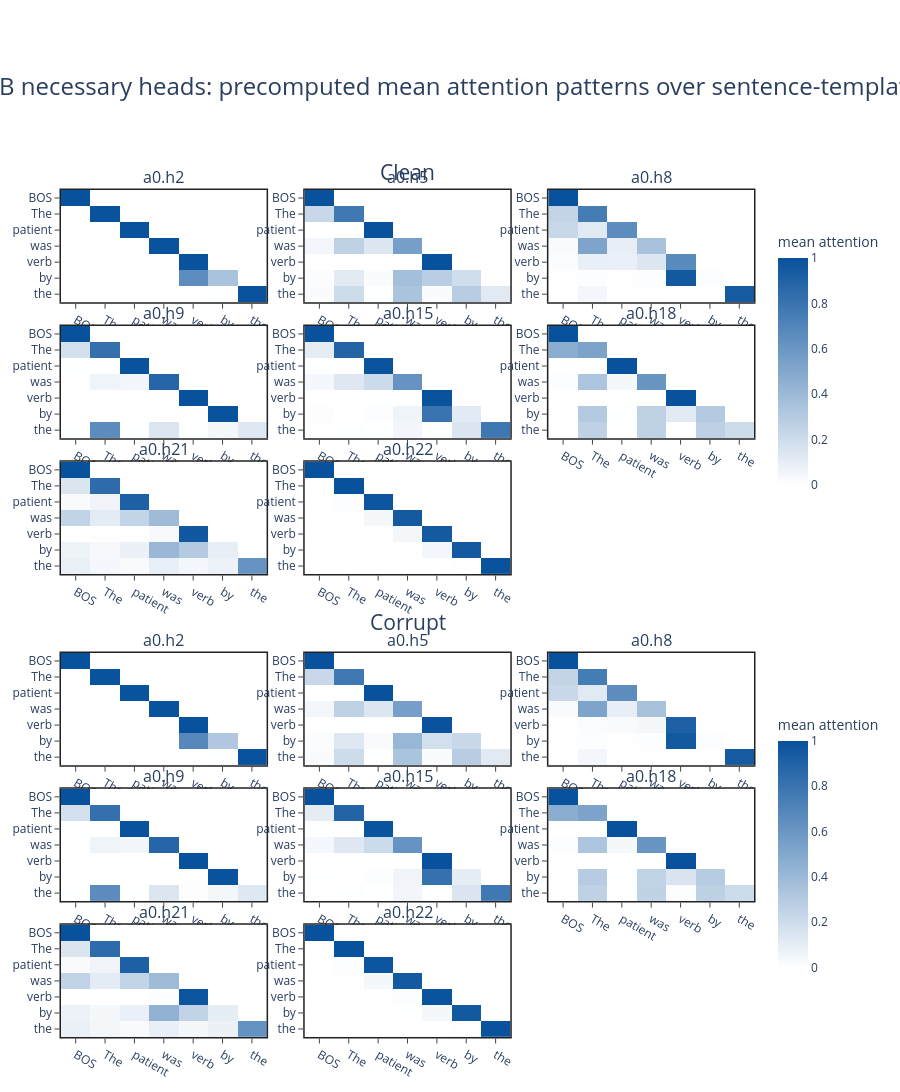

Notebook source saved alongside this figure:
### Markdown cell above
## Attention Pattern Analysis For Necessary Heads

Load precomputed attention patterns for necessary heads. This notebook does not run the model for this section; generate or refresh the CSV on a GPU with `sbatch jobs/job.sh`. Rows are query positions and columns are key positions in the sentence template `The [patient] was [verb p.p] by the `.

### Code cell
SENTENCE_POSITION_ORDER = ["BOS", "The", "patient", "was", "verb", "by", "the"]
MODEL_DISPLAY_NAME = {
    "gpt2": "GPT-2",
    "meta-llama_Llama-3.2-3B": "Llama-3.2-3B",
    "Qwen_Qwen3-4B": "Qwen3-4B",
    "google_gemma-3-4b-pt": "Gemma-3-4B-PT",
}.get(MODEL_SLUG, MODEL_SLUG)


def latest_attention_pattern_file(model_slug: str = MODEL_SLUG):
    candidates = sorted(
        [*RESULTS_ROOT.glob("necessary_attention_patterns_*"), *RESULTS_ROOT.glob("necessary_circuit_diagnostics_*")],
        key=lambda path: path.stat().st_mtime,
    )
    for directory in reversed(candidates):
        attention_path = directory / "attention_pattern_summary.csv"
        if not attention_path.exists():
            continue
        try:
            slugs = set(pd.read_csv(attention_path, usecols=["model_slug"])["model_slug"].dropna().astype(str).unique())
        except Exception:
            continue
        if model_slug in slugs:
            return attention_path
    return None


attention_pattern_path = latest_attention_pattern_file()
if attention_pattern_path is None:
    attention_pattern_summary = pd.DataFrame()
    display(Markdown(
        "No precomputed attention-pattern CSV found for this model. Run "
        "`sbatch jobs/job.sh` from the repository root, then rerun this cell."
    ))
else:
    attention_pattern_summary = filter_slot(pd.read_csv(attention_pattern_path))
    necessary_heads = sorted(
        component_summary.loc[component_summary["component_type"] == "attn", "component"].dropna().astype(str).unique().tolist(),
        key=component_sort_key,
    )
    available_heads = [
        head for head in necessary_heads
        if head in set(attention_pattern_summary["component"].dropna().astype(str))
    ]
    if attention_pattern_summary.empty or not available_heads:
        display(Markdown(
            f"`{attention_pattern_path}` exists, but it has no rows for the selected slot "
            f"`{MODEL_SLUG}` / seed `{SEED}` / budget `{slot_row['selected_budget']}`. "
            "Regenerate it with `sbatch jobs/job.sh`."
        ))
    else:
        display(pd.DataFrame([{
            "attention_pattern_path": str(attention_pattern_path),
            "rows": len(attention_pattern_summary),
            "heads": len(available_heads),
        }]))

        heads_per_condition_row = 3
        condition_blocks = [
            ("clean", "Clean", "coloraxis"),
            ("corrupt", "Corrupt", "coloraxis2"),
        ]
        head_rows = int(np.ceil(len(available_heads) / heads_per_condition_row))
        spacer_rows = 1
        total_rows = head_rows * len(condition_blocks) + spacer_rows
        total_cols = heads_per_condition_row
        spacer_row = head_rows + 1
        row_heights = [1.0] * head_rows + [0.28] + [1.0] * head_rows

        subplot_titles = []
        for block_index, (_condition, _label, _coloraxis) in enumerate(condition_blocks):
            if block_index == 1:
                subplot_titles.extend([""] * heads_per_condition_row)
            for row_index in range(head_rows):
                row_heads = available_heads[
                    row_index * heads_per_condition_row : (row_index + 1) * heads_per_condition_row
                ]
                subplot_titles.extend([*row_heads, *([""] * (heads_per_condition_row - len(row_heads)))])

        pattern_fig = make_subplots(
            rows=total_rows,
            cols=total_cols,
            subplot_titles=subplot_titles,
            row_heights=row_heights,
            horizontal_spacing=0.055,
            vertical_spacing=0.028,
        )

        for head_index, component in enumerate(available_heads):
            head_row_index = head_index // heads_per_condition_row + 1
            col_index = head_index % heads_per_condition_row + 1
            for block_index, (condition, condition_label, coloraxis_name) in enumerate(condition_blocks):
                row_index = head_row_index if block_index == 0 else spacer_row + head_row_index
                matrix = (
                    attention_pattern_summary[
                        (attention_pattern_summary["component"].astype(str) == component)
                        & (attention_pattern_summary["condition"].astype(str) == condition)
                    ]
                    .pivot(index="query_token", columns="key_token", values="attention_mass_mean")
                    .reindex(index=SENTENCE_POSITION_ORDER, columns=SENTENCE_POSITION_ORDER)
                )
                pattern_fig.add_trace(
                    go.Heatmap(
                        z=matrix.to_numpy(),
                        x=matrix.columns.tolist(),
                        y=matrix.index.tolist(),
                        coloraxis=coloraxis_name,
                        hovertemplate=(
                            "condition=" + condition_label + "<br>"
                            "head=" + component + "<br>"
                            "query=%{y}<br>key=%{x}<br>attention=%{z:.4f}<extra></extra>"
                        ),
                    ),
                    row=row_index,
                    col=col_index,
                )
                pattern_fig.update_xaxes(
                    categoryorder="array",
                    categoryarray=SENTENCE_POSITION_ORDER,
                    showline=True,
                    mirror=True,
                    linewidth=1.5,
                    linecolor="#222222",
                    ticks="outside",
                    row=row_index,
                    col=col_index,
                )
                pattern_fig.update_yaxes(
                    categoryorder="array",
                    categoryarray=SENTENCE_POSITION_ORDER,
                    autorange="reversed",
                    showline=True,
                    mirror=True,
                    linewidth=1.5,
                    linecolor="#222222",
                    ticks="outside",
                    row=row_index,
                    col=col_index,
                )

        pattern_height = max(260 * (head_rows * len(condition_blocks)) + 300, 1180)
        pattern_fig.update_layout(
            title=dict(
                text=f"{MODEL_DISPLAY_NAME} necessary heads: precomputed mean attention patterns over sentence-template tokens",
                x=0.5,
                xanchor="center",
                font=dict(size=24),
            ),
            coloraxis=dict(
                colorscale=WHITE_BLUE_SCALE,
                cmin=0.0,
                cmax=1.0,
                colorbar=dict(title="mean attention", x=1.02, y=0.80, len=0.32),
            ),
            coloraxis2=dict(
                colorscale=WHITE_BLUE_SCALE,
                cmin=0.0,
                cmax=1.0,
                colorbar=dict(title="mean attention", x=1.02, y=0.23, len=0.32),
            ),
            height=pattern_height,
            margin=dict(l=55, r=110, t=190, b=45),
        )
        pattern_fig.add_annotation(
            text="Clean",
            x=0.5,
            y=1.04,
            xref="paper",
            yref="paper",
            showarrow=False,
            font=dict(size=21),
        )
        pattern_fig.add_annotation(
            text="Corrupt",
            x=0.5,
            y=0.49,
            xref="paper",
            yref="paper",
            showarrow=False,
            font=dict(size=21),
        )
        display(pattern_fig)
        display(attention_pattern_summary)

# Preserve the model-specific name used elsewhere during ad hoc notebook work.
globals()[f"{MODEL_SLUG.split('/')[-1].replace('-', '_').replace('.', '_')}_attention_pattern_summary"] = attention_pattern_summary

### Figure 1 — Plotly figure (JSON) as saved in the notebook; plotly's stock layout.template omitted (floating-point values rounded to 4 significant figures)
{"data": [{"coloraxis": "coloraxis", "hovertemplate": "condition=Clean<br>head=a0.h2<br>query=%{y}<br>key=%{x}<br>attention=%{z:.4f}<extra></extra>", "type": "heatmap", "x": ["BOS", "The", "patient", "was", "verb", "by", "the"], "xaxis": "x", "y": ["BOS", "The", "patient", "was", "verb", "by", "the"], "yaxis": "y", "z": [[1.0, 0.0, 0.0, 0.0, 0.0, 0.0, 0.0], [0.004497, 0.9955, 0.0, 0.0, 0.0, 0.0, 0.0], [0.0001853, 0.004777, 0.995, 0.0, 0.0, 0.0, 0.0], [1.893e-10, 3.464e-06, 0.00552, 0.9945, 0.0, 0.0, 0.0], [1.501e-08, 3.016e-07, 0.0001125, 0.003205, 0.9967, 0.0, 0.0], [1.682e-07, 6.175e-07, 5.008e-05, 0.0005808, 0.6552, 0.3442, 0.0], [1.308e-09, 1.551e-10, 2.717e-12, 7.242e-10, 1.584e-06, 0.006927, 0.9931]]}, {"coloraxis": "coloraxis2", "hovertemplate": "condition=Corrupt<br>head=a0.h2<br>query=%{y}<br>key=%{x}<br>attention=%{z:.4f}<extra></extra>", "type": "heatmap", "x": ["BOS", "The", "patient", "was", "verb", "by", "the"], "xaxis": "x13", "y": ["BOS", "The", "patient", "was", "verb", "by", "the"], "yaxis": "y13", "z": [[1.0, 0.0, 0.0, 0.0, 0.0, 0.0, 0.0], [0.004497, 0.9955, 0.0, 0.0, 0.0, 0.0, 0.0], [0.0001853, 0.004777, 0.995, 0.0, 0.0, 0.0, 0.0], [1.893e-10, 3.464e-06, 0.00552, 0.9945, 0.0, 0.0, 0.0], [5.226e-09, 5.499e-08, 3.173e-05, 0.0009955, 0.999, 0.0, 0.0], [1.538e-07, 5.647e-07, 4.248e-05, 0.0005311, 0.6847, 0.3147, 0.0], [1.308e-09, 1.551e-10, 2.717e-12, 7.242e-10, 6.647e-07, 0.006927, 0.9931]]}, {"coloraxis": "coloraxis", "hovertemplate": "condition=Clean<br>head=a0.h5<br>query=%{y}<br>key=%{x}<br>attention=%{z:.4f}<extra></extra>", "type": "heatmap", "x": ["BOS", "The", "patient", "was", "verb", "by", "the"], "xaxis": "x2", "y": ["BOS", "The", "patient", "was", "verb", "by", "the"], "yaxis": "y2", "z": [[1.0, 0.0, 0.0, 0.0, 0.0, 0.0, 0.0], [0.2221, 0.7779, 0.0, 0.0, 0.0, 0.0, 0.0], [0.001082, 0.0005829, 0.9983, 0.0, 0.0, 0.0, 0.0], [0.05012, 0.2602, 0.1406, 0.5491, 0.0, 0.0, 0.0], [1.748e-05, 0.0004187, 0.0004054, 0.0004256, 0.9987, 0.0, 0.0], [0.01648, 0.1179, 0.02426, 0.3674, 0.2808, 0.1932, 0.0], [0.02015, 0.2017, 0.006093, 0.3409, 0.02316, 0.2876, 0.1204]]}, {"coloraxis": "coloraxis2", "hovertemplate": "condition=Corrupt<br>head=a0.h5<br>query=%{y}<br>key=%{x}<br>attention=%{z:.4f}<extra></extra>", "type": "heatmap", "x": ["BOS", "The", "patient", "was", "verb", "by", "the"], "xaxis": "x14", "y": ["BOS", "The", "patient", "was", "verb", "by", "the"], "yaxis": "y14", "z": [[1.0, 0.0, 0.0, 0.0, 0.0, 0.0, 0.0], [0.2221, 0.7779, 0.0, 0.0, 0.0, 0.0, 0.0], [0.001082, 0.0005829, 0.9983, 0.0, 0.0, 0.0, 0.0], [0.05012, 0.2602, 0.1406, 0.5491, 0.0, 0.0, 0.0], [5.536e-05, 0.002503, 0.001024, 0.004216, 0.9922, 0.0, 0.0], [0.01871, 0.1338, 0.02721, 0.4169, 0.1842, 0.2193, 0.0], [0.0202, 0.2023, 0.006127, 0.3418, 0.02048, 0.2884, 0.1208]]}, {"coloraxis": "coloraxis", "hovertemplate": "condition=Clean<br>head=a0.h8<br>query=%{y}<br>key=%{x}<br>attention=%{z:.4f}<extra></extra>", "type": "heatmap", "x": ["BOS", "The", "patient", "was", "verb", "by", "the"], "xaxis": "x3", "y": ["BOS", "The", "patient", "was", "verb", "by", "the"], "yaxis": "y3", "z": [[1.0, 0.0, 0.0, 0.0, 0.0, 0.0, 0.0], [0.2447, 0.7553, 0.0, 0.0, 0.0, 0.0, 0.0], [0.2232, 0.1203, 0.6565, 0.0, 0.0, 0.0, 0.0], [0.02656, 0.524, 0.09668, 0.3527, 0.0, 0.0, 0.0], [0.01458, 0.09346, 0.08391, 0.1387, 0.6693, 0.0, 0.0], [0.002923, 0.01027, 0.005444, 0.01253, 0.9565, 0.01235, 0.0], [0.0002883, 0.05039, 0.0006599, 0.003448, 0.0005096, 0.001547, 0.9432]]}, {"coloraxis": "coloraxis2", "hovertemplate": "condition=Corrupt<br>head=a0.h8<br>query=%{y}<br>key=%{x}<br>attention=%{z:.4f}<extra></extra>", "type": "heatmap", "x": ["BOS", "The", "patient", "was", "verb", "by", "the"], "xaxis": "x15", "y": ["BOS", "The", "patient", "was", "verb", "by", "the"], "yaxis": "y15", "z": [[1.0, 0.0, 0.0, 0.0, 0.0, 0.0, 0.0], [0.2447, 0.7553, 0.0, 0.0, 0.0, 0.0, 0.0], [0.2232, 0.1203, 0.6565, 0.0, 0.0, 0.0, 0.0], [0.02656, 0.524, 0.09668, 0.3527, 0.0, 0.0, 0.0], [0.00304, 0.01737, 0.02741, 0.04125, 0.9109, 0.0, 0.0], [0.00301, 0.01058, 0.005615, 0.0129, 0.9552, 0.01272, 0.0], [0.0002883, 0.05039, 0.00066, 0.003448, 0.0005739, 0.001546, 0.9431]]}, {"coloraxis": "coloraxis", "hovertemplate": "condition=Clean<br>head=a0.h9<br>query=%{y}<br>key=%{x}<br>attention=%{z:.4f}<extra></extra>", "type": "heatmap", "x": ["BOS", "The", "patient", "was", "verb", "by", "the"], "xaxis": "x4", "y": ["BOS", "The", "patient", "was", "verb", "by", "the"], "yaxis": "y4", "z": [[1.0, 0.0, 0.0, 0.0, 0.0, 0.0, 0.0], [0.1797, 0.8203, 0.0, 0.0, 0.0, 0.0, 0.0], [0.002224, 0.0007778, 0.997, 0.0, 0.0, 0.0, 0.0], [0.001569, 0.06586, 0.05324, 0.8793, 0.0, 0.0, 0.0], [3.671e-06, 5.381e-05, 0.0004149, 0.0005618, 0.999, 0.0, 0.0], [8.811e-07, 1.715e-05, 6.395e-06, 0.0001925, 0.003277, 0.9965, 0.0], [0.002715, 0.6634, 0.00268, 0.142, 0.007935, 0.04774, 0.1335]]}, {"coloraxis": "coloraxis2", "hovertemplate": "condition=Corrupt<br>head=a0.h9<br>query=%{y}<br>key=%{x}<br>attention=%{z:.4f}<extra></extra>", "type": "heatmap", "x": ["BOS", "The", "patient", "was", "verb", "by", "the"], "xaxis": "x16", "y": ["BOS", "The", "patient", "was", "verb", "by", "the"], "yaxis": "y16", "z": [[1.0, 0.0, 0.0, 0.0, 0.0, 0.0, 0.0], [0.1797, 0.8203, 0.0, 0.0, 0.0, 0.0, 0.0], [0.002224, 0.0007778, 0.997, 0.0, 0.0, 0.0, 0.0], [0.001569, 0.06586, 0.05324, 0.8793, 0.0, 0.0, 0.0], [1.832e-06, 5.093e-05, 0.0003828, 0.000475, 0.9991, 0.0, 0.0], [8.792e-07, 1.712e-05, 6.37e-06, 0.0001921, 0.005441, 0.9943, 0.0], [0.002714, 0.663, 0.002678, 0.1419, 0.008627, 0.04771, 0.1334]]}, {"coloraxis": "coloraxis", "hovertemplate": "condition=Clean<br>head=a0.h15<br>query=%{y}<br>key=%{x}<br>attention=%{z:.4f}<extra></extra>", "type": "heatmap", "x": ["BOS", "The", "patient", "was", "verb", "by", "the"], "xaxis": "x5", "y": ["BOS", "The", "patient", "was", "verb", "by", "the"], "yaxis": "y5", "z": [[1.0, 0.0, 0.0, 0.0, 0.0, 0.0, 0.0], [0.1079, 0.8921, 0.0, 0.0, 0.0, 0.0, 0.0], [0.00768, 0.001739, 0.9906, 0.0, 0.0, 0.0, 0.0], [0.04366, 0.1309, 0.2067, 0.6187, 0.0, 0.0, 0.0], [0.0001592, 0.000415, 0.002728, 0.0006341, 0.9961, 0.0, 0.0], [0.00918, 0.0007539, 0.01267, 0.06298, 0.7977, 0.1167, 0.0], [0.004912, 0.008101, 0.002399, 0.05095, 0.007168, 0.1474, 0.7791]]}, {"coloraxis": "coloraxis2", "hovertemplate": "condition=Corrupt<br>head=a0.h15<br>query=%{y}<br>key=%{x}<br>attention=%{z:.4f}<extra></extra>", "type": "heatmap", "x": ["BOS", "The", "patient", "was", "verb", "by", "the"], "xaxis": "x17", "y": ["BOS", "The", "patient", "was", "verb", "by", "the"], "yaxis": "y17", "z": [[1.0, 0.0, 0.0, 0.0, 0.0, 0.0, 0.0], [0.1079, 0.8921, 0.0, 0.0, 0.0, 0.0, 0.0], [0.00768, 0.001739, 0.9906, 0.0, 0.0, 0.0, 0.0], [0.04366, 0.1309, 0.2067, 0.6187, 0.0, 0.0, 0.0], [4.759e-05, 5.024e-05, 0.001094, 0.0002741, 0.9985, 0.0, 0.0], [0.008162, 0.0006704, 0.01435, 0.056, 0.8171, 0.1037, 0.0], [0.00491, 0.008097, 0.002398, 0.05093, 0.007632, 0.1473, 0.7787]]}, {"coloraxis": "coloraxis", "hovertemplate": "condition=Clean<br>head=a0.h18<br>query=%{y}<br>key=%{x}<br>attention=%{z:.4f}<extra></extra>", "type": "heatmap", "x": ["BOS", "The", "patient", "was", "verb", "by", "the"], "xaxis": "x6", "y": ["BOS", "The", "patient", "was", "verb", "by", "the"], "yaxis": "y6", "z": [[1.0, 0.0, 0.0, 0.0, 0.0, 0.0, 0.0], [0.472, 0.528, 0.0, 0.0, 0.0, 0.0, 0.0], [0.001083, 0.0009016, 0.998, 0.0, 0.0, 0.0, 0.0], [0.0141, 0.3373, 0.04154, 0.607, 0.0, 0.0, 0.0], [7.944e-06, 0.0008616, 0.0002051, 0.0007497, 0.9982, 0.0, 0.0], [0.004658, 0.3018, 0.007218, 0.261, 0.1201, 0.3052, 0.0], [0.003714, 0.2617, 0.001325, 0.2592, 0.003871, 0.2673, 0.2028]]}, {"coloraxis": "coloraxis2", "hovertemplate": "condition=Corrupt<br>head=a0.h18<br>query=%{y}<br>key=%{x}<br>attention=%{z:.4f}<extra></extra>", "type": "heatmap", "x": ["BOS", "The", "patient", "was", "verb", "by", "the"], "xaxis": "x18", "y": ["BOS", "The", "patient", "was", "verb", "by", "the"], "yaxis": "y18", "z": [[1.0, 0.0, 0.0, 0.0, 0.0, 0.0, 0.0], [0.472, 0.528, 0.0, 0.0, 0.0, 0.0, 0.0], [0.001083, 0.0009016, 0.998, 0.0, 0.0, 0.0, 0.0], [0.0141, 0.3373, 0.04154, 0.607, 0.0, 0.0, 0.0], [2.643e-06, 0.001063, 0.0002319, 0.0009726, 0.9977, 0.0, 0.0], [0.004485, 0.2906, 0.006844, 0.2513, 0.1529, 0.2939, 0.0], [0.003688, 0.2599, 0.00132, 0.2574, 0.01094, 0.2654, 0.2014]]}, {"coloraxis": "coloraxis", "hovertemplate": "condition=Clean<br>head=a0.h21<br>query=%{y}<br>key=%{x}<br>attention=%{z:.4f}<extra></extra>", "type": "heatmap", "x": ["BOS", "The", "patient", "was", "verb", "by", "the"], "xaxis": "x7", "y": ["BOS", "The", "patient", "was", "verb", "by", "the"], "yaxis": "y7", "z": [[1.0, 0.0, 0.0, 0.0, 0.0, 0.0, 0.0], [0.1504, 0.8496, 0.0, 0.0, 0.0, 0.0, 0.0], [0.02651, 0.06142, 0.9121, 0.0, 0.0, 0.0, 0.0], [0.251, 0.1131, 0.2463, 0.3896, 0.0, 0.0, 0.0], [0.0008715, 0.00318, 0.004832, 0.03265, 0.9585, 0.0, 0.0], [0.0681, 0.0383, 0.07786, 0.4107, 0.3069, 0.09816, 0.0], [0.08732, 0.0451, 0.02874, 0.09359, 0.04955, 0.07685, 0.6189]]}, {"coloraxis": "coloraxis2", "hovertemplate": "condition=Corrupt<br>head=a0.h21<br>query=%{y}<br>key=%{x}<br>attention=%{z:.4f}<extra></extra>", "type": "heatmap", "x": ["BOS", "The", "patient", "was", "verb", "by", "the"], "xaxis": "x19", "y": ["BOS", "The", "patient", "was", "verb", "by", "the"], "yaxis": "y19", "z": [[1.0, 0.0, 0.0, 0.0, 0.0, 0.0, 0.0], [0.1504, 0.8496, 0.0, 0.0, 0.0, 0.0, 0.0], [0.02651, 0.06142, 0.9121, 0.0, 0.0, 0.0, 0.0], [0.251, 0.1131, 0.2463, 0.3896, 0.0, 0.0, 0.0], [0.000311, 0.0003014, 0.00186, 0.01252, 0.985, 0.0, 0.0], [0.0734, 0.04128, 0.0843, 0.4427, 0.2525, 0.1058, 0.0], [0.08829, 0.0456, 0.02919, 0.09462, 0.03891, 0.0777, 0.6257]]}, {"coloraxis": "coloraxis", "hovertemplate": "condition=Clean<br>head=a0.h22<br>query=%{y}<br>key=%{x}<br>attention=%{z:.4f}<extra></extra>", "type": "heatmap", "x": ["BOS", "The", "patient", "was", "verb", "by", "the"], "xaxis": "x8", "y": ["BOS", "The", "patient", "was", "verb", "by", "the"], "yaxis": "y8", "z": [[1.0, 0.0, 0.0, 0.0, 0.0, 0.0, 0.0], [0.001312, 0.9987, 0.0, 0.0, 0.0, 0.0, 0.0], [0.0006847, 0.01412, 0.9852, 0.0, 0.0, 0.0, 0.0], [0.001901, 0.005681, 0.0429, 0.9495, 0.0, 0.0, 0.0], [0.0001916, 0.0008869, 0.001856, 0.04713, 0.9499, 0.0, 0.0], [7.861e-05, 0.0001928, 0.0002503, 0.002007, 0.04981, 0.9477, 0.0], [0.0001143, 0.000175, 9.115e-06, 9.692e-05, 0.0001369, 0.005497, 0.994]]}, {"coloraxis": "coloraxis2", "hovertemplate": "condition=Corrupt<br>head=a0.h22<br>query=%{y}<br>key=%{x}<br>attention=%{z:.4f}<extra></extra>", "type": "heatmap", "x": ["BOS", "The", "patient", "was", "verb", "by", "the"], "xaxis": "x20", "y": ["BOS", "The", "patient", "was", "verb", "by", "the"], "yaxis": "y20", "z": [[1.0, 0.0, 0.0, 0.0, 0.0, 0.0, 0.0], [0.001312, 0.9987, 0.0, 0.0, 0.0, 0.0, 0.0], [0.0006847, 0.01412, 0.9852, 0.0, 0.0, 0.0, 0.0], [0.001901, 0.005681, 0.0429, 0.9495, 0.0, 0.0, 0.0], [3.38e-05, 0.000113, 0.000899, 0.01167, 0.9873, 0.0, 0.0], [7.937e-05, 0.0001947, 0.000254, 0.002026, 0.04066, 0.9568, 0.0], [0.0001143, 0.000175, 9.116e-06, 9.692e-05, 6.16e-05, 0.005498, 0.994]]}], "layout": {"annotations": [{"font": {"size": 16}, "showarrow": false, "text": "a0.h2", "x": 0.1483, "xanchor": "center", "xref": "paper", "y": 1, "yanchor": "bottom", "yref": "paper"}, {"font": {"size": 16}, "showarrow": false, "text": "a0.h5", "x": 0.5, "xanchor": "center", "xref": "paper", "y": 1, "yanchor": "bottom", "yref": "paper"}, {"font": {"size": 16}, "showarrow": false, "text": "a0.h8", "x": 0.8517, "xanchor": "center", "xref": "paper", "y": 1, "yanchor": "bottom", "yref": "paper"}, {"font": {"size": 16}, "showarrow": false, "text": "a0.h9", "x": 0.1483, "xanchor": "center", "xref": "paper", "y": 0.8395, "yanchor": "bottom", "yref": "paper"}, {"font": {"size": 16}, "showarrow": false, "text": "a0.h15", "x": 0.5, "xanchor": "center", "xref": "paper", "y": 0.8395, "yanchor": "bottom", "yref": "paper"}, {"font": {"size": 16}, "showarrow": false, "text": "a0.h18", "x": 0.8517, "xanchor": "center", "xref": "paper", "y": 0.8395, "yanchor": "bottom", "yref": "paper"}, {"font": {"size": 16}, "showarrow": false, "text": "a0.h21", "x": 0.1483, "xanchor": "center", "xref": "paper", "y": 0.679, "yanchor": "bottom", "yref": "paper"}, {"font": {"size": 16}, "showarrow": false, "text": "a0.h22", "x": 0.5, "xanchor": "center", "xref": "paper", "y": 0.679, "yanchor": "bottom", "yref": "paper"}, {"font": {"size": 16}, "showarrow": false, "text": "a0.h2", "x": 0.1483, "xanchor": "center", "xref": "paper", "y": 0.4535, "yanchor": "bottom", "yref": "paper"}, {"font": {"size": 16}, "showarrow": false, "text": "a0.h5", "x": 0.5, "xanchor": "center", "xref": "paper", "y": 0.4535, "yanchor": "bottom", "yref": "paper"}, {"font": {"size": 16}, "showarrow": false, "text": "a0.h8", "x": 0.8517, "xanchor": "center", "xref": "paper", "y": 0.4535, "yanchor": "bottom", "yref": "paper"}, {"font": {"size": 16}, "showarrow": false, "text": "a0.h9", "x": 0.1483, "xanchor": "center", "xref": "paper", "y": 0.293, "yanchor": "bottom", "yref": "paper"}, {"font": {"size": 16}, "showarrow": false, "text": "a0.h15", "x": 0.5, "xanchor": "center", "xref": "paper", "y": 0.293, "yanchor": "bottom", "yref": "paper"}, {"font": {"size": 16}, "showarrow": false, "text": "a0.h18", "x": 0.8517, "xanchor": "center", "xref": "paper", "y": 0.293, "yanchor": "bottom", "yref": "paper"}, {"font": {"size": 16}, "showarrow": false, "text": "a0.h21", "x": 0.1483, "xanchor": "center", "xref": "paper", "y": 0.1325, "yanchor": "bottom", "yref": "paper"}, {"font": {"size": 16}, "showarrow": false, "text": "a0.h22", "x": 0.5, "xanchor": "center", "xref": "paper", "y": 0.1325, "yanchor": "bottom", "yref": "paper"}, {"font": {"size": 21}, "showarrow": false, "text": "Clean", "x": 0.5, "xref": "paper", "y": 1.04, "yref": "paper"}, {"font": {"size": 21}, "showarrow": false, "text": "Corrupt", "x": 0.5, "xref": "paper", "y": 0.49, "yref": "paper"}], "coloraxis": {"cmax": 1, "cmin": 0, "colorbar": {"len": 0.32, "title": {"text": "mean attention"}, "x": 1.02, "y": 0.8}, "colorscale": [[0, "#ffffff"], [1, "#08519c"]]}, "coloraxis2": {"cmax": 1, "cmin": 0, "colorbar": {"len": 0.32, "title": {"text": "mean attention"}, "x": 1.02, "y": 0.23}, "colorscale": [[0, "#ffffff"], [1, "#08519c"]]}, "height": 1860, "margin": {"b": 45, "l": 55, "r": 110, "t": 190}, "title": {"font": {"size": 24}, "text": "Qwen3-4B necessary heads: precomputed mean attention patterns over sentence-template tokens", "x": 0.5, "xanchor": "center"}, "xaxis": {"anchor": "y", "categoryarray": ["BOS", "The", "patient", "was", "verb", "by", "the"], "categoryorder": "array", "domain": [0, 0.2967], "linecolor": "#222222", "linewidth": 1.5, "mirror": true, "showline": true, "ticks": "outside"}, "xaxis10": {"anchor": "y10", "domain": [0, 0.2967]}, "xaxis11": {"anchor": "y11", "domain": [0.3517, 0.6483]}, "xaxis12": {"anchor": "y12", "domain": [0.7033, 1]}, "xaxis13": {"anchor": "y13", "categoryarray": ["BOS", "The", "patient", "was", "verb", "by", "the"], "categoryorder": "array", "domain": [0, 0.2967], "linecolor": "#222222", "linewidth": 1.5, "mirror": true, "showline": true, "ticks": "outside"}, "xaxis14": {"anchor": "y14", "categoryarray": ["BOS", "The", "patient", "was", "verb", "by", "the"], "categoryorder": "array", "domain": [0.3517, 0.6483], "linecolor": "#222222", "linewidth": 1.5, "mirror": true, "showline": true, "ticks": "outside"}, "xaxis15": {"anchor": "y15", "categoryarray": ["BOS", "The", "patient", "was", "verb", "by", "the"], "categoryorder": "array", "domain": [0.7033, 1], "linecolor": "#222222", "linewidth": 1.5, "mirror": true, "showline": true, "ticks": "outside"}, "xaxis16": {"anchor": "y16", "categoryarray": ["BOS", "The", "patient", "was", "verb", "by", "the"], "categoryorder": "array", "domain": [0, 0.2967], "linecolor": "#222222", "linewidth": 1.5, "mirror": true, "showline": true, "ticks": "outside"}, "xaxis17": {"anchor": "y17", "categoryarray": ["BOS", "The", "patient", "was", "verb", "by", "the"], "categoryorder": "array", "domain": [0.3517, 0.6483], "linecolor": "#222222", "linewidth": 1.5, "mirror": true, "showline": true, "ticks": "outside"}, "xaxis18": {"anchor": "y18", "categoryarray": ["BOS", "The", "patient", "was", "verb", "by", "the"], "categoryorder": "array", "domain": [0.7033, 1], "linecolor": "#222222", "linewidth": 1.5, "mirror": true, "showline": true, "ticks": "outside"}, "xaxis19": {"anchor": "y19", "categoryarray": ["BOS", "The", "patient", "was", "verb", "by", "the"], "categoryorder": "array", "domain": [0, 0.2967], "linecolor": "#222222", "linewidth": 1.5, "mirror": true, "showline": true, "ticks": "outside"}, "xaxis2": {"anchor": "y2", "categoryarray": ["BOS", "The", "patient", "was", "verb", "by", "the"], "categoryorder": "array", "domain": [0.3517, 0.6483], "linecolor": "#222222", "linewidth": 1.5, "mirror": true, "showline": true, "ticks": "outside"}, "xaxis20": {"anchor": "y20", "categoryarray": ["BOS", "The", "patient", "was", "verb", "by", "the"], "categoryorder": "array", "domain": [0.3517, 0.6483], "linecolor": "#222222", "linewidth": 1.5, "mirror": true, "showline": true, "ticks": "outside"}, "xaxis21": {"anchor": "y21", "domain": [0.7033, 1]}, "xaxis3": {"anchor": "y3", "categoryarray": ["BOS", "The", "patient", "was", "verb", "by", "the"], "categoryorder": "array", "domain": [0.7033, 1], "linecolor": "#222222", "linewidth": 1.5, "mirror": true, "showline": true, "ticks": "outside"}, "xaxis4": {"anchor": "y4", "categoryarray": ["BOS", "The", "patient", "was", "verb", "by", "the"], "categoryorder": "array", "domain": [0, 0.2967], "linecolor": "#222222", "linewidth": 1.5, "mirror": true, "showline": true, "ticks": "outside"}, "xaxis5": {"anchor": "y5", "categoryarray": ["BOS", "The", "patient", "was", "verb", "by", "the"], "categoryorder": "array", "domain": [0.3517, 0.6483], "linecolor": "#222222", "linewidth": 1.5, "mirror": true, "showline": true, "ticks": "outside"}, "xaxis6": {"anchor": "y6", "categoryarray": ["BOS", "The", "patient", "was", "verb", "by", "the"], "categoryorder": "array", "domain": [0.7033, 1], "linecolor": "#222222", "linewidth": 1.5, "mirror": true, "showline": true, "ticks": "outside"}, "xaxis7": {"anchor": "y7", "categoryarray": ["BOS", "The", "patient", "was", "verb", "by", "the"], "categoryorder": "array", "domain": [0, 0.2967], "linecolor": "#222222", "linewidth": 1.5, "mirror": true, "showline": true, "ticks": "outside"}, "xaxis8": {"anchor": "y8", "categoryarray": ["BOS", "The", "patient", "was", "verb", "by", "the"], "categoryorder": "array", "domain": [0.3517, 0.6483], "linecolor": "#222222", "linewidth": 1.5, "mirror": true, "showline": true, "ticks": "outside"}, "xaxis9": {"anchor": "y9", "domain": [0.7033, 1]}, "yaxis": {"anchor": "x", "autorange": "reversed", "categoryarray": ["BOS", "The", "patient", "was", "verb", "by", "the"], "categoryorder": "array", "domain": [0.8675, 1], "linecolor": "#222222", "linewidth": 1.5, "mirror": true, "showline": true, "ticks": "outside"}, "yaxis10": {"anchor": "x10", "domain": [0.4815, 0.5185]}, "yaxis11": {"anchor": "x11", "domain": [0.4815, 0.5185]}, "yaxis12": {"anchor": "x12", "domain": [0.4815, 0.5185]}, "yaxis13": {"anchor": "x13", "autorange": "reversed", "categoryarray": ["BOS", "The", "patient", "was", "verb", "by", "the"], "categoryorder": "array", "domain": [0.321, 0.4535], "linecolor": "#222222", "linewidth": 1.5, "mirror": true, "showline": true, "ticks": "outside"}, "yaxis14": {"anchor": "x14", "autorange": "reversed", "categoryarray": ["BOS", "The", "patient", "was", "verb", "by", "the"], "categoryorder": "array", "domain": [0.321, 0.4535], "linecolor": "#222222", "linewidth": 1.5, "mirror": true, "showline": true, "ticks": "outside"}, "yaxis15": {"anchor": "x15", "autorange": "reversed", "categoryarray": ["BOS", "The", "patient", "was", "verb", "by", "the"], "categoryorder": "array", "domain": [0.321, 0.4535], "linecolor": "#222222", "linewidth": 1.5, "mirror": true, "showline": true, "ticks": "outside"}, "yaxis16": {"anchor": "x16", "autorange": "reversed", "categoryarray": ["BOS", "The", "patient", "was", "verb", "by", "the"], "categoryorder": "array", "domain": [0.1605, 0.293], "linecolor": "#222222", "linewidth": 1.5, "mirror": true, "showline": true, "ticks": "outside"}, "yaxis17": {"anchor": "x17", "autorange": "reversed", "categoryarray": ["BOS", "The", "patient", "was", "verb", "by", "the"], "categoryorder": "array", "domain": [0.1605, 0.293], "linecolor": "#222222", "linewidth": 1.5, "mirror": true, "showline": true, "ticks": "outside"}, "yaxis18": {"anchor": "x18", "autorange": "reversed", "categoryarray": ["BOS", "The", "patient", "was", "verb", "by", "the"], "categoryorder": "array", "domain": [0.1605, 0.293], "linecolor": "#222222", "linewidth": 1.5, "mirror": true, "showline": true, "ticks": "outside"}, "yaxis19": {"anchor": "x19", "autorange": "reversed", "categoryarray": ["BOS", "The", "patient", "was", "verb", "by", "the"], "categoryorder": "array", "domain": [0, 0.1325], "linecolor": "#222222", "linewidth": 1.5, "mirror": true, "showline": true, "ticks": "outside"}, "yaxis2": {"anchor": "x2", "autorange": "reversed", "categoryarray": ["BOS", "The", "patient", "was", "verb", "by", "the"], "categoryorder": "array", "domain": [0.8675, 1], "linecolor": "#222222", "linewidth": 1.5, "mirror": true, "showline": true, "ticks": "outside"}, "yaxis20": {"anchor": "x20", "autorange": "reversed", "categoryarray": ["BOS", "The", "patient", "was", "verb", "by", "the"], "categoryorder": "array", "domain": [0, 0.1325], "linecolor": "#222222", "linewidth": 1.5, "mirror": true, "showline": true, "ticks": "outside"}, "yaxis21": {"anchor": "x21", "domain": [0, 0.1325]}, "yaxis3": {"anchor": "x3", "autorange": "reversed", "categoryarray": ["BOS", "The", "patient", "was", "verb", "by", "the"], "categoryorder": "array", "domain": [0.8675, 1], "linecolor": "#222222", "linewidth": 1.5, "mirror": true, "showline": true, "ticks": "outside"}, "yaxis4": {"anchor": "x4", "autorange": "reversed", "categoryarray": ["BOS", "The", "patient", "was", "verb", "by", "the"], "categoryorder": "array", "domain": [0.707, 0.8395], "linecolor": "#222222", "linewidth": 1.5, "mirror": true, "showline": true, "ticks": "outside"}, "yaxis5": {"anchor": "x5", "autorange": "reversed", "categoryarray": ["BOS", "The", "patient", "was", "verb", "by", "the"], "categoryorder": "array", "domain": [0.707, 0.8395], "linecolor": "#222222", "linewidth": 1.5, "mirror": true, "showline": true, "ticks": "outside"}, "yaxis6": {"anchor": "x6", "autorange": "reversed", "categoryarray": ["BOS", "The", "patient", "was", "verb", "by", "the"], "categoryorder": "array", "domain": [0.707, 0.8395], "linecolor": "#222222", "linewidth": 1.5, "mirror": true, "showline": true, "ticks": "outside"}, "yaxis7": {"anchor": "x7", "autorange": "reversed", "categoryarray": ["BOS", "The", "patient", "was", "verb", "by", "the"], "categoryorder": "array", "domain": [0.5465, 0.679], "linecolor": "#222222", "linewidth": 1.5, "mirror": true, "showline": true, "ticks": "outside"}, "yaxis8": {"anchor": "x8", "autorange": "reversed", "categoryarray": ["BOS", "The", "patient", "was", "verb", "by", "the"], "categoryorder": "array", "domain": [0.5465, 0.679], "linecolor": "#222222", "linewidth": 1.5, "mirror": true, "showline": true, "ticks": "outside"}, "yaxis9": {"anchor": "x9", "domain": [0.5465, 0.679]}}}
